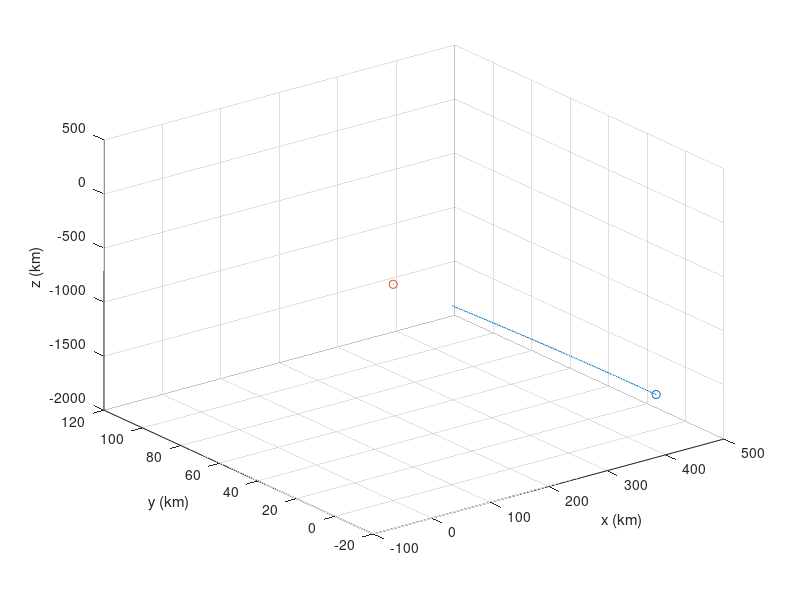

MATLAB code to generate this figure:
%% reset
clc, clear, close all;

%% data
true = importdata("true.csv");
est  = importdata("est.csv");
true = true ./ 1000; est = est ./ 1000; % convert to km

%% plot
figure(1);
scatter3(true(1,1), true(2,1), true(3,1), 'go'); hold on;
scatter3(est(1,1), est(2,1), est(3,1), 'ro');
scatter3(est(1,end), est(2,end), est(3,end), 'rx');
plot3(est(1,:), est(2,:), est(3,:), 'b');
plot3(true(1,:), true(2,:), true(3,:));
grid on; %axis equal;

rad = 1737.400;             % km, lunar radius
[xx, yy, zz] = ellipsoid(0, 0, 0, rad, rad, rad);
%globe = surf(xx, yy, -zz, 'FaceColor', 'w', 'EdgeColor', 0.5*[1 1 1]);

xlabel("x (km)"); ylabel("y (km)"); zlabel("z (km)");